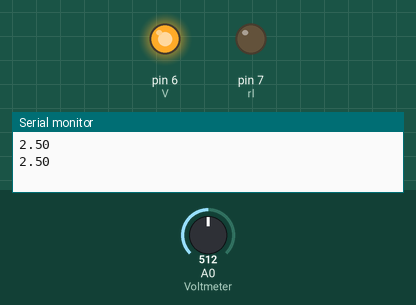
This sketch was run on a simulated Arduino Uno, built with avr-gcc and run on an emulated ATmega328P. On the bench: output pins drawn as LEDs (lit = HIGH), the last lines printed to the serial monitor. The test bench sets the inputs (shaded band); at power-on: A0 (Voltmeter) = 512.

Above: at 1.5 s.
1.6 s: A0 (Voltmeter) set to 546
At 3.4 s:
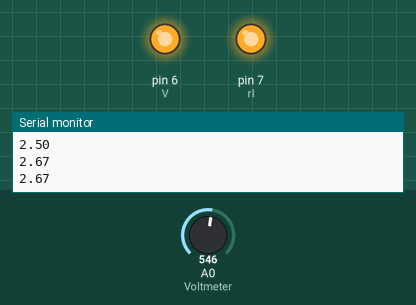
3.7 s: A0 (Voltmeter) set to 511
At 4.7 s:
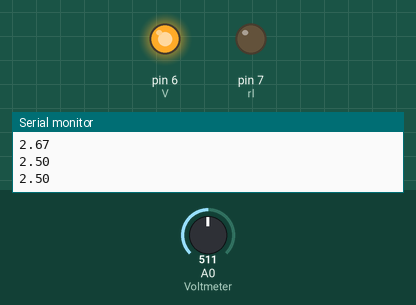
5.2 s: A0 (Voltmeter) set to 716
At 5.9 s:
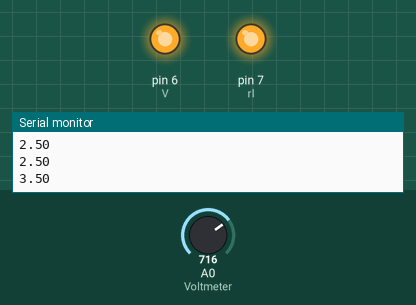
Timing chart, 0 to 8.2 s (numbered marks = the images above; inputs shaded):
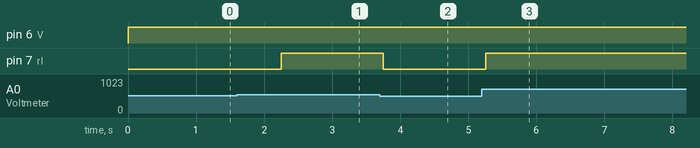

The sketch:

Serial_println.ino
```cpp
int Voltmeter=A0;
int readval;
float V0;
int V=6;
int delayt=750;
int p=255;
int rl=7;
void setup() {
  // put your setup code here, to run once:
  pinMode(Voltmeter, INPUT);
  pinMode(V,OUTPUT);
  pinMode(rl, OUTPUT);
  Serial.begin(9600);
}

void loop() {
  analogWrite(V, p);
  readval=analogRead(Voltmeter);
  V0=(5./1023.)*readval;
  if(V0>=2.6)
  {
    digitalWrite(rl, HIGH);
    Serial.println(V0);
  delay(delayt);
  }
  else
  {
    digitalWrite(rl, LOW);
    Serial.println(V0);
     delay(delayt);
  }

}
```

Measured:
- the behaviour switches between 531 and 532 on A0 (Voltmeter) (found by bisection; images 0 and 1)
- after the input at 1.6 s, pin 7 (rl): LOW → HIGH after 0.65 s
- after the input at 3.7 s, pin 7 (rl): HIGH → LOW after 0.05 s
- after the input at 5.2 s, pin 7 (rl): LOW → HIGH after 0.05 s
